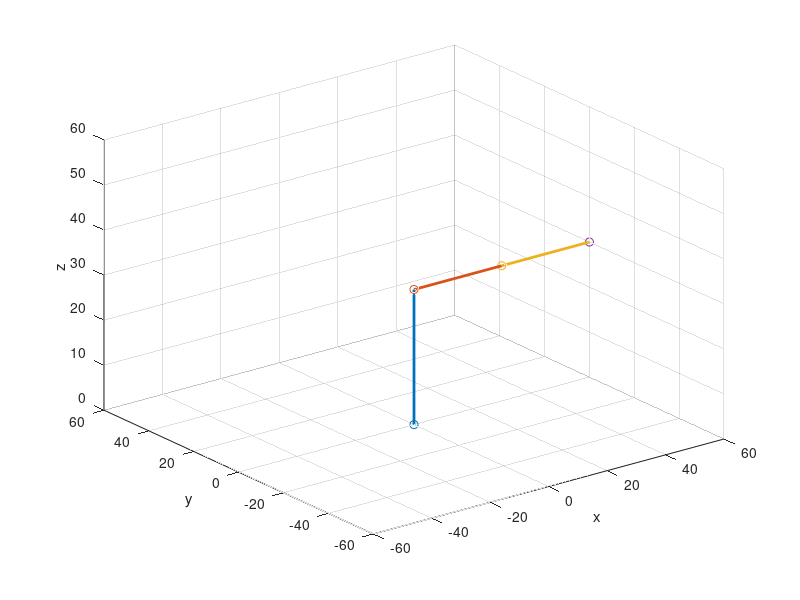

Recreate this plot in MATLAB. (Note: this script raises an error after producing the figure.)
function RSD_USB3D_Sim()
% Simulator for USB Robot 🄫RYUJI IMAI 2023/5/23
disp('-----------------------------------------------------')
disp('  Press ←or→ to rotate joint1')
disp('  Press ↑or↓ to rotate joint2')
disp('  Press  1or2 to rotate joint3')
disp('  if You press "s", Show the Position of End effector')
disp('-----------------------------------------------------')
l1=30;l2=30;l3=30; %length of each joint
theta1=deg2rad(0);theta2=deg2rad(90);theta3=deg2rad(0);
fig = figure;
axis equal;

p0=[0,0,0];
p1=[0,0,l1];
p2=[p1(1,1)+l2*sin(theta2)*cos(theta1),p1(1,2)+l2*sin(theta2)*sin(theta1),p1(1,3)+l2*cos(theta2)];
p3=[p2(1,1)+l3*sin(theta2+theta3)*cos(theta1),p2(1,2)+l3*sin(theta2+theta3)*sin(theta1),p2(1,3)+l3*cos(theta2+theta3)];

scatter3(p0(1,1),p0(1,2),p0(1,3));hold on
scatter3(p1(1,1),p1(1,2),p1(1,3));
scatter3(p2(1,1),p2(1,2),p2(1,3));
scatter3(p3(1,1),p3(1,2),p3(1,3));
plot3([p0(1,1),p1(1,1)],[p0(1,2),p1(1,2)],[p0(1,3),p1(1,3)],'linewidth',2);
plot3([p1(1,1),p2(1,1)],[p1(1,2),p2(1,2)],[p1(1,3),p2(1,3)],'linewidth',2);
plot3([p2(1,1),p3(1,1)],[p2(1,2),p3(1,2)],[p2(1,3),p3(1,3)],'linewidth',2);
xlim([-60,60]);ylim([-60,60]);zlim([0,60]);
xlabel('x');ylabel('y');zlabel('z');

fig.KeyPressFcn = @callback;
  function callback(src,data)
    if strcmp(data.Key,'leftarrow')
        temp=theta1;
        theta1=temp+deg2rad(3);
    elseif strcmp(data.Key,'rightarrow')
        temp=theta1;
        theta1=temp-deg2rad(3);
    elseif strcmp(data.Key,'downarrow')
        temp=theta2;
        theta2=temp+deg2rad(3);
    elseif strcmp(data.Key,'uparrow')
        temp=theta2;
        theta2=temp-deg2rad(3);
    elseif strcmp(data.Key,'1')
        temp=theta3;
        theta3=temp+deg2rad(3);
    elseif strcmp(data.Key,'2')
        temp=theta3;
        theta3=temp-deg2rad(3);
    elseif strcmp(data.Key,'s')
        disp(['x=',num2str(p3(1,1)),',  y=',num2str(p3(1,2)),',  z=',num2str(p3(1,3))])
    end
        p0=[0,0,0];
        p1=[0,0,l1];
        p2=[p1(1,1)+l2*sin(theta2)*cos(theta1),p1(1,2)+l2*sin(theta2)*sin(theta1),p1(1,3)+l2*cos(theta2)];
        p3=[p2(1,1)+l3*sin(theta2+theta3)*cos(theta1),p2(1,2)+l3*sin(theta2+theta3)*sin(theta1),p2(1,3)+l3*cos(theta2+theta3)];
        hold off
        scatter3(p0(1,1),p0(1,2),p0(1,3));hold on
        scatter3(p1(1,1),p1(1,2),p1(1,3));
        scatter3(p2(1,1),p2(1,2),p2(1,3));
        scatter3(p3(1,1),p3(1,2),p3(1,3));
        plot3([p0(1,1),p1(1,1)],[p0(1,2),p1(1,2)],[p0(1,3),p1(1,3)],'linewidth',2);
        plot3([p1(1,1),p2(1,1)],[p1(1,2),p2(1,2)],[p1(1,3),p2(1,3)],'linewidth',2);
        plot3([p2(1,1),p3(1,1)],[p2(1,2),p3(1,2)],[p2(1,3),p3(1,3)],'linewidth',2);
        xlim([-60,60]);ylim([-60,60]);zlim([0,60]);
        xlabel('x');ylabel('y');zlabel('z');
  end
end